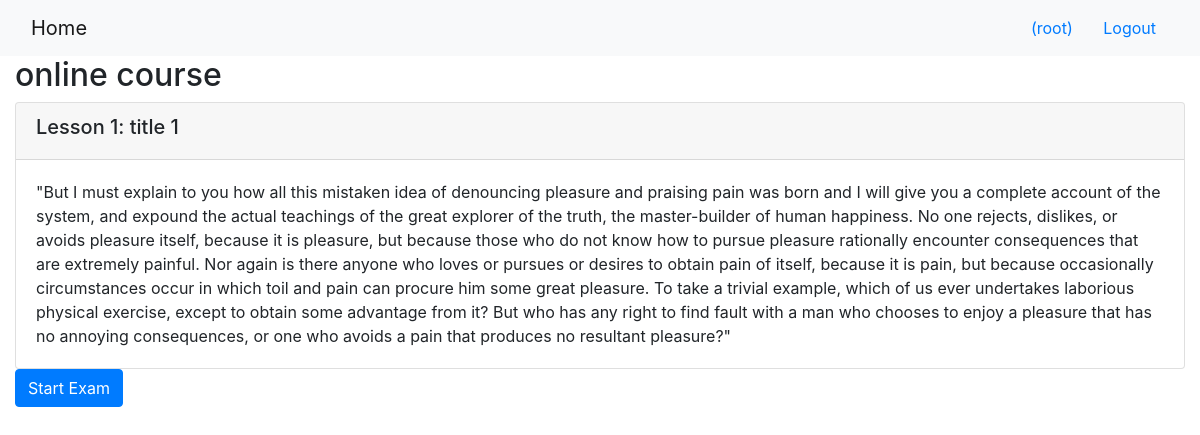
/onlinecourse/1/ (signed in), run on the app's committed database.
### onlinecourse/models.py (models this page shows, shortened)
class Course(models.Model):
    name = models.CharField(null=False, max_length=30, default='online course')
    image = models.ImageField(upload_to='course_images/')
    description = models.CharField(max_length=1000)
    pub_date = models.DateField(null=True)
    instructors = models.ManyToManyField(Instructor)
    users = models.ManyToManyField(settings.AUTH_USER_MODEL, through='Enrollment')
    total_enrollment = models.IntegerField(default=0)
    is_enrolled = False

class Lesson(models.Model):
    title = models.CharField(max_length=200, default="title")
    order = models.IntegerField(default=0)
    course = models.ForeignKey(Course, on_delete=models.CASCADE)
    content = models.TextField()

### onlinecourse/views.py (the view)
# urls.py: path('<int:pk>/', views.CourseDetailView.as_view(), name='course_details'),
class CourseDetailView(generic.DetailView):
    model = Course
    template_name = 'onlinecourse/course_detail_bootstrap.html'

### onlinecourse/templates/onlinecourse/course_detail_bootstrap.html (shortened to what this page needs)
<!DOCTYPE html>
<html lang="en">
<head>
     {% load static %}
    <link rel="stylesheet" href="https://maxcdn.bootstrapcdn.com/bootstrap/4.5.2/css/bootstrap.min.css">
</head>
<body>
    <nav class="navbar navbar-light bg-light">
        <div class="container-fluid">
            <div class="navbar-header">
                  <a class="navbar-brand" href="{% url 'onlinecourse:index' %}">Home</a>
            </div>
            <ul class="nav navbar-nav navbar-right">
                {% if user.is_authenticated %}
                <li>
                    <a class="btn btn-link" href="#">{{ user.first_name }}({{ user.username }})</a>
                    <a class="btn btn-link" href="{% url 'onlinecourse:logout' %}">Logout</a>
                </li>
                {% endif %}
            </ul>
        </div>
    </nav>
    <div class="container-fluid">
            <h2>{{ course.name }}</h2>
            <div class="card-columns-vertical">
                {% for lesson in course.lesson_set.all %}
                    <div class="card mt-1">
                        <div class="card-header"><h5>Lesson {{lesson.order|add:1}}: {{lesson.title}}</h5></div>
                        <div class="card-body">{{lesson.content}}</div>
                    </div>
                {% endfor %}
            </div>
            {% if user.is_authenticated %}
                <input class="btn btn-primary" type="submit" value="Start Exam" data-toggle="collapse" data-target="#exam">
            {%endif%}
    </div>
</body>
</html>

### data on the page
Course: name "online course"
Lesson: order|add "1", title "title 1", content "\"But I must explain to you how all this mistaken idea of denouncing pleasure and praising pain was born and I will give you a complete account of the system, and expound the actual teachings of the great explorer of the truth, the master-builder of human happiness. No one rejects, dislikes, or avoids pleasure itself, because it is pleasure, but because those who do not know how to pursue pleasure rationally encounter consequences that are extremely painful. Nor again is there anyone who loves or pursues or desires to obtain pain of itself, because it is pain, but because occasionally circumstances occur in which toil and pain can procure him some great pleasure. To take a trivial example,…"

### other printed values
{{ user.username }} "root"
